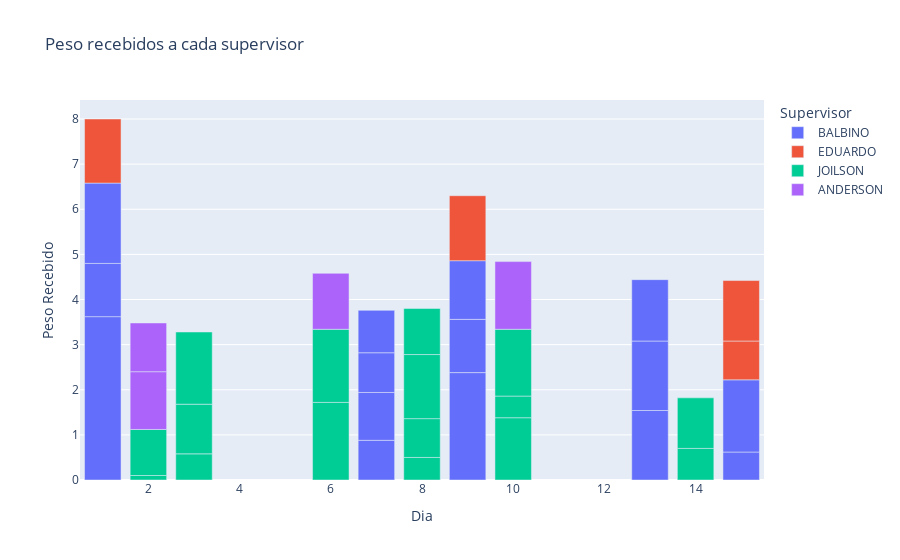

The code cell stored with this chart in its notebook:
### Code cell
## 1 - Crie um Count Plot que mostre o número de Peso recebidos a cada supervisor 

fig = px.bar(
    
    oleo_saturado,
    x ='Dia', 
    y ='Peso Recebido', 
    title ='Peso recebidos a cada supervisor', 
    color ='Supervisor')

fig.show()

### Figure 1 — Plotly figure (JSON) as saved in the notebook; plotly's stock layout.template omitted (floating-point values rounded to 4 significant figures)
{"data": [{"alignmentgroup": "True", "hovertemplate": "Supervisor=BALBINO<br>Dia=%{x}<br>Peso Recebido=%{y}<extra></extra>", "legendgroup": "BALBINO", "marker": {"color": "#636efa", "pattern": {"shape": ""}}, "name": "BALBINO", "offsetgroup": "BALBINO", "orientation": "v", "showlegend": true, "textposition": "auto", "type": "bar", "x": [1, 1, 1, 7, 7, 7, 7, 9, 9, 9, 13, 13, 13, 15, 15], "xaxis": "x", "y": [3.62, 1.18, 1.78, 0.88, 1.06, 0.88, 0.94, 2.38, 1.18, 1.3, 1.54, 1.54, 1.36, 0.62, 1.6], "yaxis": "y"}, {"alignmentgroup": "True", "hovertemplate": "Supervisor=EDUARDO<br>Dia=%{x}<br>Peso Recebido=%{y}<extra></extra>", "legendgroup": "EDUARDO", "marker": {"color": "#EF553B", "pattern": {"shape": ""}}, "name": "EDUARDO", "offsetgroup": "EDUARDO", "orientation": "v", "showlegend": true, "textposition": "auto", "type": "bar", "x": [1, 9, 15, 15], "xaxis": "x", "y": [1.42, 1.44, 0.86, 1.34], "yaxis": "y"}, {"alignmentgroup": "True", "hovertemplate": "Supervisor=JOILSON<br>Dia=%{x}<br>Peso Recebido=%{y}<extra></extra>", "legendgroup": "JOILSON", "marker": {"color": "#00cc96", "pattern": {"shape": ""}}, "name": "JOILSON", "offsetgroup": "JOILSON", "orientation": "v", "showlegend": true, "textposition": "auto", "type": "bar", "x": [2, 2, 3, 3, 3, 6, 6, 8, 8, 8, 8, 10, 10, 10, 14, 14], "xaxis": "x", "y": [0.1, 1.02, 0.58, 1.1, 1.6, 1.72, 1.62, 0.5, 0.86, 1.42, 1.02, 1.38, 0.48, 1.48, 0.7, 1.12], "yaxis": "y"}, {"alignmentgroup": "True", "hovertemplate": "Supervisor=ANDERSON<br>Dia=%{x}<br>Peso Recebido=%{y}<extra></extra>", "legendgroup": "ANDERSON", "marker": {"color": "#ab63fa", "pattern": {"shape": ""}}, "name": "ANDERSON", "offsetgroup": "ANDERSON", "orientation": "v", "showlegend": true, "textposition": "auto", "type": "bar", "x": [2, 2, 6, 10], "xaxis": "x", "y": [1.28, 1.08, 1.24, 1.5], "yaxis": "y"}], "layout": {"barmode": "relative", "legend": {"title": {"text": "Supervisor"}, "tracegroupgap": 0}, "title": {"text": "Peso recebidos a cada supervisor"}, "xaxis": {"anchor": "y", "domain": [0, 1], "title": {"text": "Dia"}}, "yaxis": {"anchor": "x", "domain": [0, 1], "title": {"text": "Peso Recebido"}}}}
